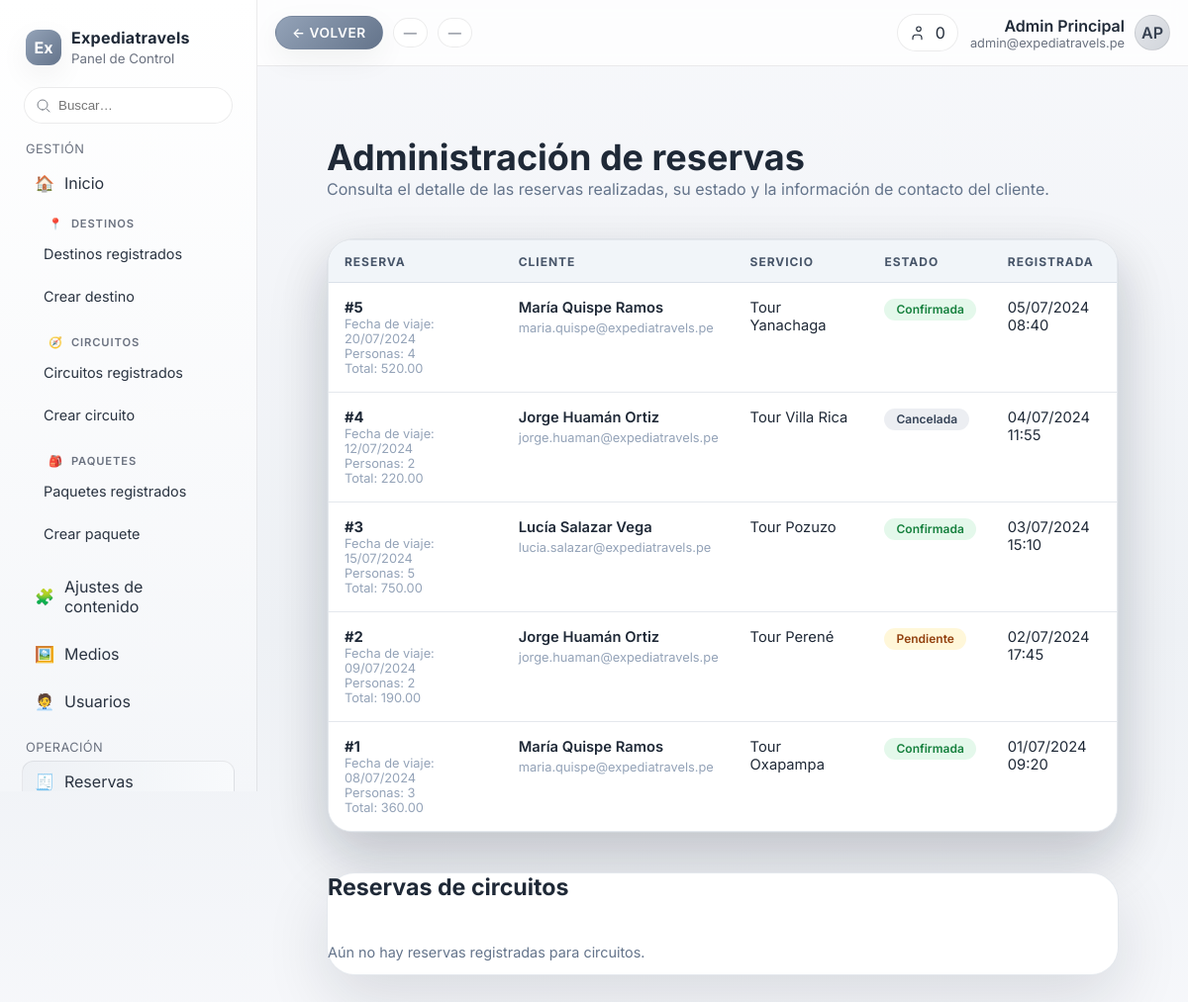
/administracion/reservas.php, run on the app's committed database.
### tables this page shows
CREATE TABLE reservas (
    id INT AUTO_INCREMENT PRIMARY KEY,
    usuario_id INT NOT NULL,
    paquete_id INT NOT NULL,
    fecha_reserva DATE NOT NULL,
    cantidad_personas INT NOT NULL,
    total DECIMAL(10, 2) NOT NULL,
    estado ENUM('pendiente', 'confirmada', 'cancelada') DEFAULT 'pendiente',
    creado_en TIMESTAMP DEFAULT CURRENT_TIMESTAMP,
    FOREIGN KEY (usuario_id) REFERENCES usuarios(id),
    FOREIGN KEY (paquete_id) REFERENCES paquetes(id)
);

CREATE TABLE usuarios (
    id INT AUTO_INCREMENT PRIMARY KEY,
    nombre VARCHAR(100) NOT NULL,
    apellidos VARCHAR(120) NOT NULL,
    celular VARCHAR(30) DEFAULT NULL,
    correo VARCHAR(150) NOT NULL UNIQUE,
    contrasena_hash VARCHAR(255) NOT NULL,
    verificacion_pin VARCHAR(6) DEFAULT NULL,
    pin_expira_en DATETIME DEFAULT NULL,
    verificado_en DATETIME DEFAULT NULL,
    remember_token VARCHAR(255) DEFAULT NULL,
    remember_token_expira_en DATETIME DEFAULT NULL,
    rol ENUM('administrador', 'moderador', 'suscriptor') DEFAULT 'suscriptor',
    creado_en TIMESTAMP DEFAULT CURRENT_TIMESTAMP
);

CREATE TABLE paquetes (
    id INT AUTO_INCREMENT PRIMARY KEY,
    destino_id INT DEFAULT NULL,
    nombre VARCHAR(150) NOT NULL,
    resumen TEXT,
    itinerario MEDIUMTEXT,
    duracion VARCHAR(80),
    precio DECIMAL(10, 2) DEFAULT NULL,
    moneda CHAR(3) NOT NULL DEFAULT 'PEN',
    estado ENUM('borrador', 'publicado', 'agotado', 'inactivo') DEFAULT 'borrador',
    estado_publicacion ENUM('borrador', 'publicado') NOT NULL DEFAULT 'borrador',
    vigencia_desde DATETIME DEFAULT NULL,
    vigencia_hasta DATETIME DEFAULT NULL,
    visibilidad ENUM('publico', 'privado') NOT NULL DEFAULT 'publico',
    imagen_portada VARCHAR(255) DEFAULT NULL,
    imagen_destacada VARCHAR(255) DEFAULT NULL,
    galeria JSON DEFAULT NULL,
    video_destacado_url VARCHAR(255) DEFAULT NULL,
    beneficios JSON DEFAULT NULL,
    incluye JSON DEFAULT NULL,
    no_incluye JSON DEFAULT NULL,
    salidas JSON DEFAULT NULL,
    cupos_min INT DEFAULT NULL,
    cupos_max INT DEFAULT NULL,
    creado_en TIMESTAMP DEFAULT CURRENT_TIMESTAMP,
    actualizado_en TIMESTAMP DEFAULT CURRENT_TIMESTAMP ON UPDATE CURRENT_TIMESTAMP,
    FOREIGN KEY (destino_id) REFERENCES destinos(id),
    INDEX idx_paquetes_publicacion (estado_publicacion, visibilidad, vigencia_desde, vigencia_hasta)
);

### administracion/reservas.php (the view, shortened to what this page needs)
<?php
$errores = [];
$reservas = [];
$reservasCircuitos = [];
try {
    $pdo = Conexion::obtener();
    $statement = $pdo->query(
        'SELECT r.id, r.fecha_reserva, r.cantidad_personas, r.total, r.estado, r.creado_en, '
        . 'p.nombre AS paquete, '
        . 'CONCAT(u.nombre, " ", u.apellidos) AS cliente, u.correo '
        . 'FROM reservas r '
        . 'INNER JOIN usuarios u ON u.id = r.usuario_id '
        . 'INNER JOIN paquetes p ON p.id = r.paquete_id '
        . 'ORDER BY r.creado_en DESC'
    );
    $reservas = $statement->fetchAll(PDO::FETCH_ASSOC) ?: [];
} catch (PDOException $exception) {
    $errores[] = 'No se pudo conectar con la base de datos de reservas. Inténtalo nuevamente más tarde.';
}
try {
    $repoCircuitos = new RepositorioReservasCircuitos();
    $reservasCircuitos = $repoCircuitos->obtenerTodas();
} catch (Throwable $exception) {
    $errores[] = 'No se pudo obtener el listado de reservas de circuitos.';
}
$statusEtiquetas = [
    'confirmada' => 'Confirmada',
    'pendiente' => 'Pendiente',
    'cancelada' => 'Cancelada',
];
$statusClases = [
    'confirmada' => 'admin-badge--activo',
    'pendiente' => 'admin-badge--borrador',
    'cancelada' => 'admin-badge--inactivo',
];
if (!function_exists('formatearMarcaTiempo')) {
    function formatearMarcaTiempo(?string $marca): string
    {
        try {
            $fecha = new DateTimeImmutable($marca);
            return $fecha->format('d/m/Y H:i');
        } catch (Exception $exception) {
            return $marca;
        }
    }
}
require __DIR__ . '/plantilla/cabecera.php';
?>
<div class="admin-wrapper">
    <header class="admin-header">
        <div>
            <h1>Administración de reservas</h1>
            <p>Consulta el detalle de las reservas realizadas, su estado y la información de contacto del cliente.</p>
        </div>
    </header>
    <section class="admin-card admin-card--flush">
        <?php if (empty($reservas)): ?>
            <p class="admin-empty">Aún no hay reservas registradas en el sistema.</p>
        <?php else: ?>
            <div class="admin-table-wrapper">
                <table class="admin-table" aria-label="Listado de reservas">
                    <thead>
                        <tr>
                            <th>Reserva</th>
                            <th>Cliente</th>
                            <th>Servicio</th>
                            <th>Estado</th>
                            <th>Registrada</th>
                        </tr>
                    </thead>
                    <tbody>
                        <?php foreach ($reservas as $reserva): ?>
                            <?php
                                $estado = strtolower((string) ($reserva['estado'] ?? 'pendiente'));
                                $etiquetaEstado = $statusEtiquetas[$estado] ?? ucfirst($estado);
                                $claseEstado = $statusClases[$estado] ?? 'admin-badge--borrador';
                                $fechaReserva = $reserva['fecha_reserva'] ?? null;
                                $fechaReservaTexto = '—';
                                if ($fechaReserva) {
                                    try {
                                        $fecha = new DateTimeImmutable((string) $fechaReserva);
                                        $fechaReservaTexto = $fecha->format('d/m/Y');
                                    } catch (Exception $exception) {
                                        $fechaReservaTexto = (string) $fechaReserva;
                                    }
                                }
                                $creadoEn = $reserva['creado_en'] ?? null;
                                $creadoEnTexto = formatearMarcaTiempo($creadoEn !== null ? (string) $creadoEn : null);
                            ?>
                            <tr>
                                <td>
                                    <strong>#<?= (int) ($reserva['id'] ?? 0); ?></strong>
                                    <p class="admin-table__meta">Fecha de viaje: <?= htmlspecialchars($fechaReservaTexto, ENT_QUOTES, 'UTF-8'); ?></p>
                                    <p class="admin-table__meta">Personas: <?= (int) ($reserva['cantidad_personas'] ?? 0); ?></p>
                                    <p class="admin-table__meta">Total: <?= htmlspecialchars(number_format((float) ($reserva['total'] ?? 0.0), 2), ENT_QUOTES, 'UTF-8'); ?></p>
                                </td>
                                <td>
                                    <p class="admin-table__user"><?= htmlspecialchars(trim((string) ($reserva['cliente'] ?? '')), ENT_QUOTES, 'UTF-8'); ?></p>
                                    <p class="admin-table__meta"><?= htmlspecialchars((string) ($reserva['correo'] ?? ''), ENT_QUOTES, 'UTF-8'); ?></p>
                                </td>
                                <td><?= htmlspecialchars((string) ($reserva['paquete'] ?? ''), ENT_QUOTES, 'UTF-8'); ?></td>
                                <td>
                                    <span class="admin-badge <?= $claseEstado; ?>"><?= htmlspecialchars($etiquetaEstado, ENT_QUOTES, 'UTF-8'); ?></span>
                                </td>
                                <td><?= htmlspecialchars($creadoEnTexto, ENT_QUOTES, 'UTF-8'); ?></td>
                            </tr>
                        <?php endforeach; ?>
                    </tbody>
                </table>
            </div>
        <?php endif; ?>
    </section>
    <section class="admin-card admin-card--flush">
        <h2 class="admin-card__title">Reservas de circuitos</h2>
        <?php if (empty($reservasCircuitos)): ?>
            <p class="admin-empty">Aún no hay reservas registradas para circuitos.</p>
        <?php endif; ?>
    </section>
</div>

### administracion/recursos/dashboard.css (style rules this page uses)
:root { --bg: #f4f6f9; --card: #ffffff; --card-2: #f0f2f5; --text: #1f2937; --muted: #6b7280; --brand: #64748b; --brand-2: #94a3b8; --ok: #16a34a; --warn: #d97706; --danger: #dc2626; --border: rgba(2, 6, 23, 0.08); --shadow: 0 10px 30px rgba(2, 6, 23, 0.06); --radius: 16px; }
* { box-sizing: border-box; }
html, body { height: 100%; }
body { margin: 0; font-family: "Inter", system-ui, -apple-system, Segoe UI, Roboto, Helvetica, Arial, sans-serif; color: var(--text); background: linear-gradient(180deg, #f7f8fb 0%, #eef1f5 60%, #f7f8fb 100%); }

### administracion/recursos/panel-admin.css (style rules this page uses)
.admin-wrapper { max-width: 100%; margin: 0 auto; padding: clamp(2rem, 4vw, 4rem) clamp(1.5rem, 4vw, 3rem); display: grid; gap: 2.5rem; }
.admin-header { display: flex; flex-direction: column; gap: 0.75rem; }
.admin-header h1 { margin: 0; font-size: clamp(1.8rem, 3vw, 2.4rem); }
.admin-header p { margin: 0; color: #64748b; }
.admin-card { background: #ffffff; border-radius: 28px; padding: clamp(1.8rem, 3vw, 2.6rem); box-shadow: 0 25px 65px rgba(15, 23, 42, 0.12); border: 1px solid rgba(148, 163, 184, 0.25); display: grid; gap: 1.75rem; }
.admin-card--flush { padding: 0; }
.admin-card h2 { margin: 0; font-size: 1.45rem; }
.admin-table-wrapper { overflow-x: auto; border-radius: 24px; border: 1px solid rgba(148, 163, 184, 0.25); background: #ffffff; box-shadow: 0 20px 50px rgba(15, 23, 42, 0.12); }
.admin-table { width: 100%; border-collapse: collapse; min-width: 820px; }
.admin-table thead th { text-align: left; text-transform: uppercase; font-size: 0.75rem; letter-spacing: 0.08em; color: #475569; background: #f1f5f9; padding: 0.85rem 1rem; }
.admin-table tbody td { border-top: 1px solid rgba(148, 163, 184, 0.25); padding: 1rem; vertical-align: top; font-size: 0.92rem; color: #1f2937; }
.admin-badge { display: inline-flex; align-items: center; gap: 0.3rem; padding: 0.2rem 0.75rem; border-radius: 999px; font-size: 0.75rem; font-weight: 600; }
.admin-badge--activo, .admin-badge--publicado { background: rgba(34, 197, 94, 0.12); color: #15803d; }
.admin-badge--borrador, .admin-badge--oculto { background: rgba(250, 204, 21, 0.16); color: #92400e; }
.admin-badge--inactivo, .admin-badge--agotado { background: rgba(148, 163, 184, 0.18); color: #334155; }
.admin-table__user { font-weight: 600; margin: 0 0 0.25rem; }
.admin-table__meta { font-size: 0.8rem; color: #94a3b8; margin: 0; }
.admin-empty { font-size: 0.9rem; color: #64748b; }

### data on the page
reservas: id "5", fecha_reserva "20/07/2024", cantidad_personas "4", total "520.00", cliente "María Quispe Ramos", usuario.correo "maria.quispe@expediatravels.pe", paquete.nombre "Tour Yanachaga", estado "Confirmada", creado_en "05/07/2024 08:40"
reservas: id "4", fecha_reserva "12/07/2024", cantidad_personas "2", total "220.00", cliente "Jorge Huamán Ortiz", usuario.correo "jorge.huaman@expediatravels.pe", paquete.nombre "Tour Villa Rica", estado "Cancelada", creado_en "04/07/2024 11:55"
reservas: id "3", fecha_reserva "15/07/2024", cantidad_personas "5", total "750.00", cliente "Lucía Salazar Vega", usuario.correo "lucia.salazar@expediatravels.pe", paquete.nombre "Tour Pozuzo", estado "Confirmada", creado_en "03/07/2024 15:10"
reservas: id "2", fecha_reserva "09/07/2024", cantidad_personas "2", total "190.00", cliente "Jorge Huamán Ortiz", usuario.correo "jorge.huaman@expediatravels.pe", paquete.nombre "Tour Perené", estado "Pendiente", creado_en "02/07/2024 17:45"
reservas: id "1", fecha_reserva "08/07/2024", cantidad_personas "3", total "360.00", cliente "María Quispe Ramos", usuario.correo "maria.quispe@expediatravels.pe", paquete.nombre "Tour Oxapampa", estado "Confirmada", creado_en "01/07/2024 09:20"

### other printed values
$panelNombreAdmin "Admin Principal"
$panelCorreoAdmin "admin@expediatravels.pe"
$panelInicialesAdmin "AP"
